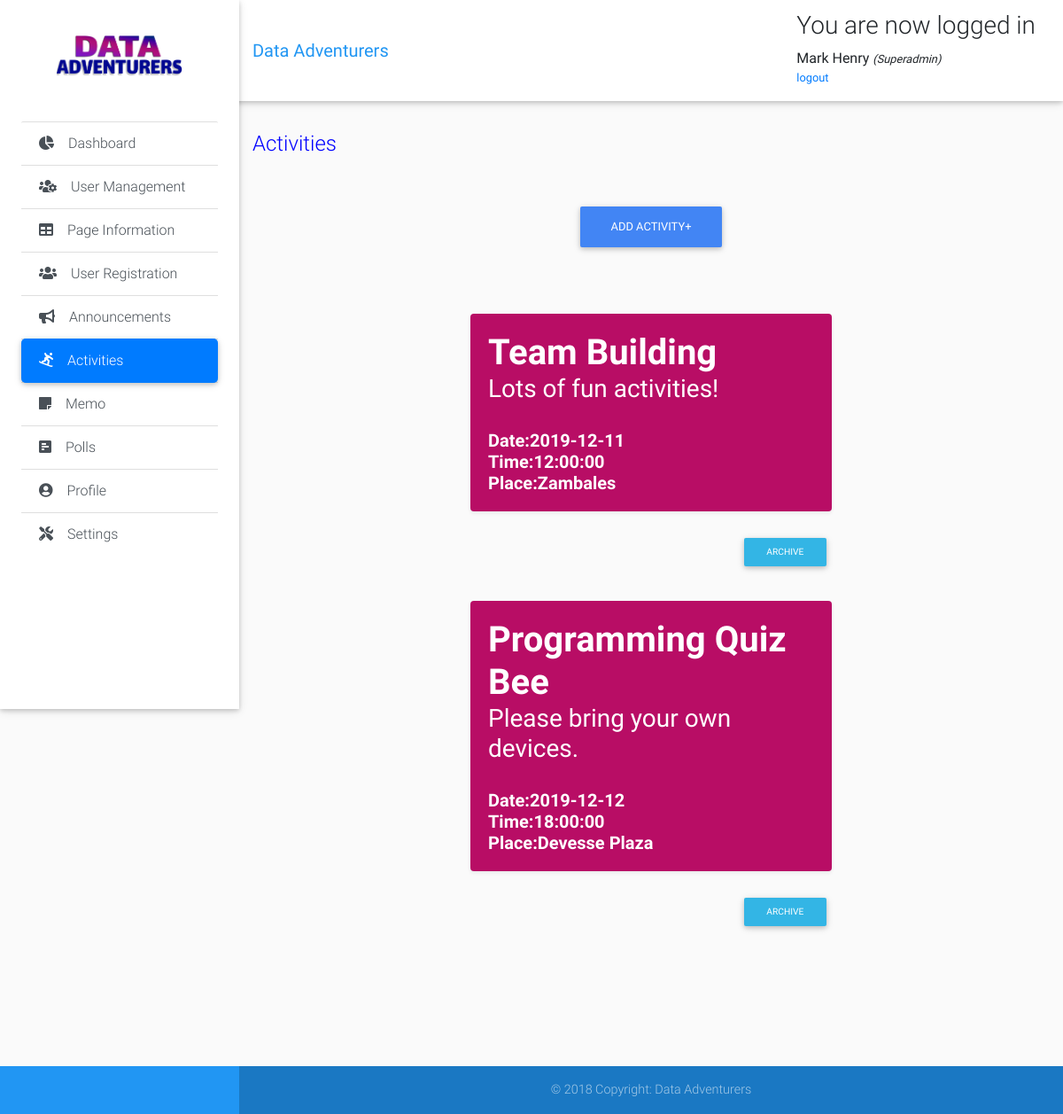
The app's page /super-admin-modules/activities.php (signed in) with its own data.
### tables this page shows
CREATE TABLE IF NOT EXISTS `page_info` (
  `id` int(11) NOT NULL AUTO_INCREMENT,
  `about` varchar(1000) NOT NULL,
  `mission` varchar(1000) NOT NULL,
  `vision` varchar(1000) NOT NULL,
  `address` varchar(250) NOT NULL,
  `contact` varchar(250) NOT NULL,
  `email` varchar(250) NOT NULL,
  `image` varchar(1000) NOT NULL,
  PRIMARY KEY (`id`)
);

CREATE TABLE IF NOT EXISTS `activities` (
  `id` int(11) NOT NULL AUTO_INCREMENT,
  `title` varchar(50) NOT NULL,
  `details` varchar(50) NOT NULL,
  `date` varchar(50) NOT NULL,
  `time` time NOT NULL,
  `place` varchar(50) NOT NULL,
  PRIMARY KEY (`id`)
);

### super-admin-modules/activities.php (the view, shortened to what this page needs)
<?php
include "connection.php";
include "header.php";
 ?>
        <div class="list-group list-group-flush">
          <a href="dashboard.php" class="list-group-item list-group-item-action waves-effect">
            <i class="fas fa-chart-pie mr-3"></i>Dashboard</a>
          <a href="members.php" class="list-group-item list-group-item-action waves-effect">
            <i class="fas fa-users-cog mr-3"></i>User Management</a>
          <a href="page-information.php" class="list-group-item list-group-item-action waves-effect">
            <i class="fas fa-table mr-3"></i>Page Information</a>
          <a href="user-registration.php" class="list-group-item list-group-item-action waves-effect">
            <i class="fas fa-users mr-3"></i>User Registration</a>
          <a href="announcements.php" class="list-group-item list-group-item-action  waves-effect">
            <i class="fas fa-bullhorn mr-3"></i>Announcements</a>
          <a href="activities.php" class="list-group-item list-group-item-action active waves-effect">
            <i class="fas fa-snowboarding mr-3"></i>Activities</a>
          <a href="memo.php" class="list-group-item list-group-item-action waves-effect">
            <i class="fas fa-sticky-note mr-3"></i>Memo</a>
          <a href="polls.php" class="list-group-item list-group-item-action waves-effect">
            <i class="fas fa-poll-h mr-3"></i>Polls</a>
          <a href="profile.php" class="list-group-item list-group-item-action  waves-effect">
            <i class="fas fa-user-circle mr-3"></i>Profile</a>
          <a href="settings.php" class="list-group-item list-group-item-action waves-effect">
            <i class="fas fa-tools mr-3"></i>Settings</a>
        </div>
    </div>
  </header>
<main class="pt-5 mx-lg-6">
    <div class="container-fluid mt-5">
      <div class="page-title">
        <br>
        <br>
          <h4 class="mb-2 mb-sm-0 pt-1">
            <span>Activities</span>
          </h4>
      </div>
        <div class="d-flex justify-content-center">
          <div class="text-center">
          <a href="" class="btn btn-primary btn-rounded mb-4" data-toggle="modal" data-target="#actForm">
          Add Activity+</a>
          </div>
         </div>
          <?php
          $result=mysqli_query($link, "SELECT * from activities order by id DESC");
            echo "<table class='table table-borderless'  cellspacing='0' style='width: 100%'>";
            echo  "<thead>";
            echo  "<tr>";
            echo  "<th>";
            echo "</th>";
            echo  "</tr>";
            echo "</thead>";
            echo "<tbody>";
            while($row=mysqli_fetch_array($result))
            {
                echo "<tr>";
                echo "<td>";
                echo  "<div class='d-flex justify-content-center'>";
                echo " <div class='col-md-6'>";
                echo "<div class='card flex-md-row mb-4 shadow-sm h-md-250' style='background-color:#b80d65;'>";
                echo "<div class='card-body d-flex flex-column align-items-start'>";
                echo "<h1 class='mb-0' style='font-weight:bold; color:white'>";
                echo $row["title"];
                echo "</h1>";
                echo "<h3 style='color:white'>";
                echo $row["details"];
                  echo "</h3>";
                        echo "<br>";
                echo "<h5 class='mb-0' style='font-weight:bold; color:white'>";
                echo "Date:";
                echo "<span>"; echo $row["date"];   echo "</span>";
                echo "</h5>";
                echo "<h5 class='mb-0' style='font-weight:bold; color:white'>";
                echo "Time:";
                echo "<a>"; echo $row["time"];   echo "</a>";
                echo "</h5>";
                echo "<h5 class='mb-0' style='font-weight:bold; color:white'>";
                echo "Place:";
                echo "<a>"; echo $row["place"];   echo "</a>";
                echo "</h5>";
                echo "</div>";
                echo "</div>";?>
                <div class="float-right">
                <button class="btn btn-info btn-sm" onclick="window.location.href =
                               'act-archive.php?id=<?php echo $row["id"]; ?>'">
                                Archive</button>
                </div>
                <?php
                echo "</div>";
                echo "</td>";
                echo "</tr>";
             }
            echo "</tbody>";
            echo "</table>";
            ?>
          </div>
        <br>
</main>
  <?php
  include "footer.php";
  ?>

### super-admin-modules/header.php (shortened to what this page needs)
<?php
include "connection.php";
 ?>
<!DOCTYPE html>
<html lang="en">
<head>
  <link rel="stylesheet" href="https://ajax.googleapis.com/ajax/libs/jqueryui/1.12.1/themes/smoothness/jquery-ui.css">
  <link rel="stylesheet" href="https://stackpath.bootstrapcdn.com/bootstrap/4.3.1/css/bootstrap.min.css">
  <link rel="stylesheet" type="text/css" href="https://cdn.datatables.net/v/bs4/dt-1.10.20/datatables.min.css"/>
  <link rel="stylesheet" href="https://use.fontawesome.com/releases/v5.11.2/css/all.css">
  <link href="../css/bootstrap.min.css" rel="stylesheet">
  <link href="../css/mdb.min.css" rel="stylesheet">
  <link href="../css/style.min.css" rel="stylesheet">
  <link href="../css/style.css" rel="stylesheet">
</head>
  <body class="grey lighten-5">
    <header>
      <nav class="navbar fixed-top navbar-expand-lg navbar-light white scrolling-navbar">
        <div class="container-fluid">
          <a class="navbar-brand waves-effect" href="page-information.php" target="_blank">
            <strong class="blue-text">Data Adventurers</strong>
          </a>
          <div class="collapse navbar-collapse" id="navbarSupportedContent">
            <div class="content">
              <?php if (isset($_SESSION['success'])) : ?>
                <div class="error success" >
                  <h3>
                    <?php
                    echo $_SESSION['success'];
                    ?>
                  </h3>
                </div>
              <?php endif ?>
              <div class="profile_info">
                <div>
                  <?php  if (isset($_SESSION['user'])) : ?>
                    <strong>
                      <?php
                      echo $_SESSION['user']['first_name'];
                      ?>
                    </strong>
                    <small>
                      <i>(<?php echo ucfirst($_SESSION['user']['role']); ?>)</i>
                      <br>
                      <ul class="navbar-nav nav-flex-icons">
                        <li class="nav-item">
                          <a href="header.php?logout='1'" >logout</a>
                        </li>
                      </ul>
                    </small>
                  <?php endif ?>
                </div>
              </div>
            </div>
          </div>
        </div>
      </nav>
      <div class="sidebar-fixed position-fixed">
        <?php
              $result=mysqli_query($link, "select * from page_info");
              $row=mysqli_fetch_array($result);
              ?>
        <a class="logo-wrapper waves-effect">
          <img src=" <?php echo $row['image']; ?>" class="img-fluid" height="200" width="200" alt="">
        </a>

### css/style.css (style rules this page uses)
* { padding: 0; margin: 0; }
html { position: relative; min-height: 100%; }
body { margin-bottom: 150px; }
.page-title { margin-bottom: 50px; color: blue; }

### records on screen
page_info: image (picture)
activities: title "Team Building", details "Lots of fun activities!", date "2019-12-11", time "12:00:00", place "Zambales"
activities: title "Programming Quiz Bee", details "Please bring your own devices.", date "2019-12-12", time "18:00:00", place "Devesse Plaza"

### other values on screen
$_SESSION['success'] "You are now logged in"
$_SESSION['user']['first_name'] "Mark Henry"
$_SESSION['user']['role'] "Superadmin"
